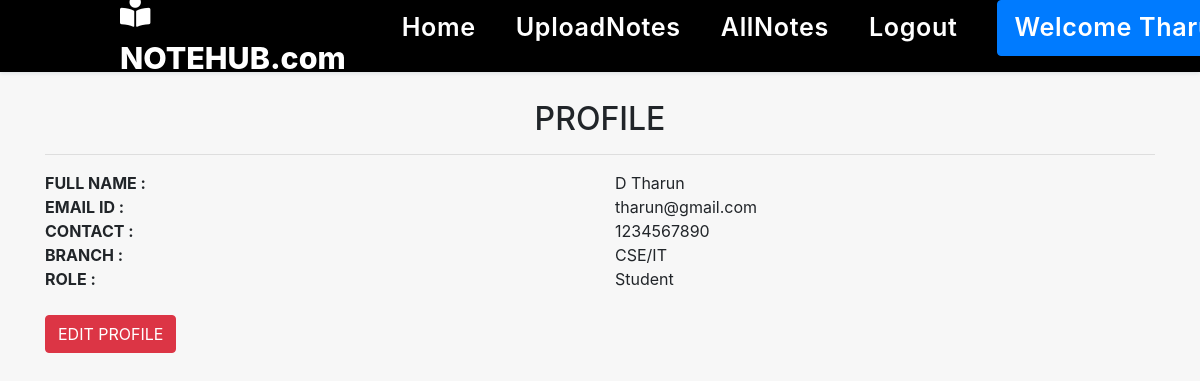
/profile (signed in), run on the app's committed database.
### notes/models.py (models this page shows, shortened)
class SignUp(models.Model):
    user=models.ForeignKey(User, null=True, on_delete=models.CASCADE)
    contact=models.CharField(null=True, max_length=10)
    branch=models.CharField(null=True, max_length=30)
    role=models.CharField(null=True, max_length=15)

### notes/views.py (the view)
# urls.py: path('profile',profile,name='profile'),
def profile(request):
    if not request.user.is_authenticated:
        return redirect('userlogin')
    error=False
    user=User.objects.get(id=request.user.id)
    data=SignUp.objects.get(user=user)
    d={'data':data,'user':user}
    return render(request,'profile.html',d)

### notes/templates/profile.html
{% extends 'usernav.html' %}
{% load static%}
{% block body%}
<div class="container"style="margin-top:90px;">
    <h2 class="text-center">PROFILE</h2>
    <hr>
    <div class="row">
        <div class="col-md-6">
            <b>FULL NAME : </b>
        </div>
        <div class="col-md-6">
            {{data.user.last_name}} {{data.user.first_name}}
        </div>
    </div>
    <div class="row">
        <div class="col-md-6">
            <b>EMAIL ID : </b>
        </div>
        <div class="col-md-6">
            {{data.user.username}}
        </div>
    </div>
    <div class="row">
        <div class="col-md-6">
            <b>CONTACT : </b>
        </div>
        <div class="col-md-6">
            {{data.contact}}
        </div>
    </div>
    <div class="row">
        <div class="col-md-6">
            <b>BRANCH : </b>
        </div>
        <div class="col-md-6">
            {{data.branch}}
        </div>
    </div>
    <div class="row">
        <div class="col-md-6">
            <b>ROLE : </b>
        </div>
        <div class="col-md-6">
            {{data.role}}
        </div>
    </div><br>
    <a href="{% url 'editprofile' %}" class="btn btn-danger ">EDIT PROFILE</a>
</div>
{%endblock%}

### notes/templates/usernav.html (shortened to what this page needs)
<!DOCTYPE html>
<html lang="en">
<head>
    {% load static %}
    <link rel="stylesheet" href="https://maxcdn.bootstrapcdn.com/bootstrap/4.3.1/css/bootstrap.min.css">
    <link rel="stylesheet" href="https://use.fontawesome.com/releases/v5.6.3/css/all.css"
>
    <link rel="stylesheet" href="{% static 'css/mystyle.css' %}">
</head>
<body>
    <header>
		<a href="/" class="logo"><i class="	fas fa-book-reader" style="color: white;"></i> NOTEHUB.com</a>
		<nav class="navbar">
			<ul>
				<li><a class="active" href="{% url 'profile' %}">Home</a></li>
				<li><a href="{% url 'upload_notes' %}">UploadNotes</a></li>
				<li><a href="{% url 'view_notes' %}">AllNotes</a></li>
				<li><a href="{% url 'Logout' %}">Logout</a></li>
				<li class="navbar-item dropdown" style="color: black;" >
                    <a href="#" class="nav-link dropdown-toggle btn btn-primary" data-toggle="dropdown" >Welcome {{request.user.first_name}}</a>
                </li>
			</ul>
		</nav>
	</header>
</body>
</html>
{% block body %}
{% endblock %}

### notes/static/css/mystyle.css (style rules this page uses)
* { margin: 0; padding: 0; box-sizing: border-box; text-decoration: none; outline: none; border: none; transition: all 0.2s linear; }
html { overflow-x: hidden; scroll-behavior: smooth; }
body { background: #f7f7f7; padding: 10px; }
html { overflow-x: hidden; }
header { position: fixed; top: 0; left: 0; right: 0; z-index: 1000; display: flex; align-items: center; justify-content: space-between; padding: 1.7rem 10%; height: 4.5rem; background-color: black; box-shadow: 0 1px 4px rgba(146, 161, 176, 0.3); }
header .logo { font-size: 1.9rem; font-weight: 800; text-decoration: none; color: white; }
header .logo i { font-size: 1.9rem; }
header .navbar ul { list-style: none; display: flex; justify-content: center; align-items: center; }
header .navbar li { margin-left: 2.5rem; }
header .navbar ul li a { font-size: 1.57rem; color: white; font-weight: 600; text-decoration: none; letter-spacing: 0.04rem; transition: 0.2s; }
.dropdown { position: relative; display: inline-block; margin:0 5px 0 10px; }

### data on the page
SignUp: user.last_name "D", user.first_name "Tharun", user.username "tharun@gmail.com", contact "1234567890", branch "CSE/IT", role "Student"
